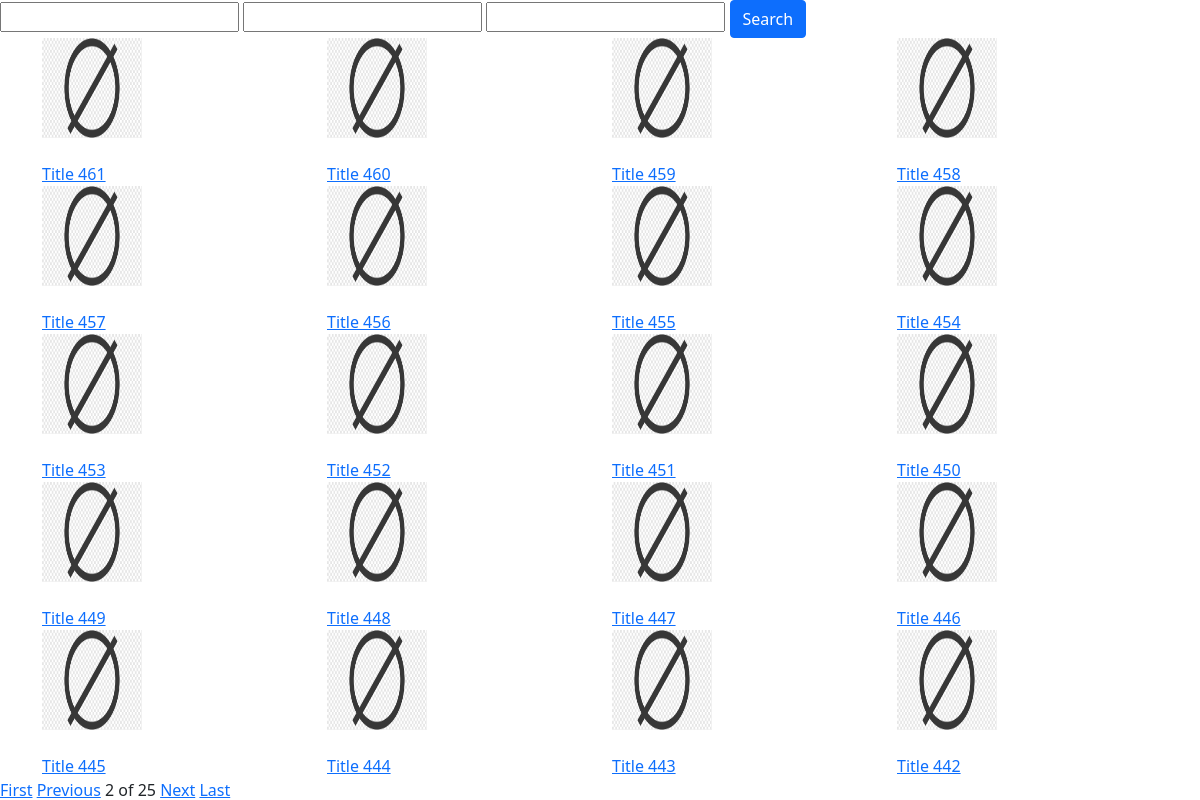
/hotels/hotels?page=2&category=&text=&city=, run on the app's committed database.
### hotels/models.py (models this page shows, shortened)
class Hotel(models.Model):
    title = models.CharField(max_length=128)
    slug = models.SlugField(max_length=128, unique=True, db_index=True)
    image = models.ImageField(upload_to='hotel_images', default='hotel_images/empty.png')
    price = models.IntegerField(default=0)
    created = models.DateTimeField(auto_now_add=True)
    updated = models.DateTimeField(auto_now=True)
    sort_date = models.DateTimeField(auto_now_add=True)
    description = RichTextField()
    author = models.ForeignKey(User, on_delete=models.CASCADE)
    category = models.ForeignKey(Category, on_delete=models.CASCADE)
    state = models.ForeignKey(State, on_delete=models.CASCADE)
    region = models.ForeignKey(Region, on_delete=models.CASCADE)
    city = models.ForeignKey(City, on_delete=models.CASCADE)
    facilities = models.ForeignKey(Facilities, on_delete=models.CASCADE)
    street = models.CharField(max_length=64)
    house = models.CharField(max_length=64)
    adress = models.CharField(max_length=256)
    coord_x = models.FloatField()
    coord_y = models.FloatField()

### hotels/views.py (the view)
# urls.py: path('hotels/', include('hotels.urls')),
def hotels(request):
    if request.method == 'POST':
        form = HotelSearchForm(request.POST)
        if form.is_valid():
            hotels_found = Hotel.objects.filter(
                Q(category__category__icontains=form.data['category']) &
                Q(city__city__icontains=form.data['city']) &
                (Q(description__icontains=form.data['text']) |
                 (Q(title__icontains=form.data['text'])))
            ).order_by('-sort_date')
            p = Paginator(hotels_found, 20)
            page = request.GET.get('page')
            hotels_paginated = p.get_page(page)
            context = {'form': form, 'hotels': hotels_paginated, 'category': form.data['category'],
                       'text': form.data['text'], 'city': form.data['city']}
            return render(request, 'hotels.html', context=context)
    else:
        form = HotelSearchForm()
        category = request.GET.get('category')
        text = request.GET.get('text')
        city = request.GET.get('city')
        category = category if category else ''
        text = text if text else ''
        city = city if city else ''
        p = Paginator(Hotel.objects.filter(
            Q(category__category__icontains=category) &
            Q(city__city__icontains=city) &
            (Q(description__icontains=text) |
             (Q(title__icontains=text)))
        ).order_by('-sort_date'), 20)
        page = request.GET.get('page')
        hotels_paginated = p.get_page(page)
        context = {'form': form, 'hotels': hotels_paginated, 'category': category, 'text': text, 'city': city}
        return render(request, 'hotels.html', context=context)

### hotels/forms.py
class HotelSearchForm(forms.Form):
    category = forms.CharField(required=False)
    city = forms.CharField(required=False)
    text = forms.CharField(required=False)

### hotels/templatetags/tags.py (called while the page is built)
@register.filter
def batch(lst, batch_size):
    limit = ceil(len(lst) / batch_size)
    for i in range(limit):
        yield lst[batch_size * i:batch_size * (i + 1)]

### templates/hotels.html (shortened to what this page needs)
{% extends 'base.html' %}
{% block content %}
<form action="{% url 'hotels:hotels' %}" method="POST">
    {{ form.category }}
    {{ form.text }}
    {{ form.city }}
    <input type="submit" class="btn btn-primary" value="Search" />
</form>
{% load tags %}
<div class="container">
    {% for hotels_batch in hotels|batch:4 %}
    <div class="row">
        {% for hotel in hotels_batch %}
        <div class="col-3">
            <img src="{{ hotel.image.url }}" width="100" height="100" /><br /><br />
            <a href="{% url 'hotels:hotel-detail' hotel.city.city hotel.category.category hotel.slug %}">{{ hotel.title }}</a>
        </div>
        {% endfor %}
    </div>
    {% endfor %}
</div>
<div>
    {% if hotels.has_previous %}
    <a href="?page=1&category={{ category|urlencode }}&text={{ text|urlencode }}&city={{ city|urlencode }}">First</a>
    <a href="?page={{ hotels.previous_page_number }}&category={{ category|urlencode }}&text={{ text|urlencode }}&city={{ city|urlencode }}">Previous</a>
    {% endif %}
    {{ hotels.number }} of {{ hotels.paginator.num_pages }}
    {% if hotels.has_next %}
    <a href="?page={{ hotels.next_page_number }}&category={{ category|urlencode }}&text={{ text|urlencode }}&city={{ city|urlencode }}">Next</a>
    <a href="?page={{ hotels.paginator.num_pages }}&category={{ category|urlencode }}&text={{ text|urlencode }}&city={{ city|urlencode }}">Last</a>
    {% endif %}
</div>
{% endblock %}

### data on the page
Hotel: image (placeholder picture), title "Title 461"
Hotel: image (placeholder picture), title "Title 460"
Hotel: image (placeholder picture), title "Title 459"
Hotel: image (placeholder picture), title "Title 458"
Hotel: image (placeholder picture), title "Title 457"
Hotel: image (placeholder picture), title "Title 456"
Hotel: image (placeholder picture), title "Title 455"
Hotel: image (placeholder picture), title "Title 454"
Hotel: image (placeholder picture), title "Title 453"
Hotel: image (placeholder picture), title "Title 452"
Hotel: image (placeholder picture), title "Title 451"
Hotel: image (placeholder picture), title "Title 450"
Hotel: image (placeholder picture), title "Title 449"
Hotel: image (placeholder picture), title "Title 448"
Hotel: image (placeholder picture), title "Title 447"
Hotel: image (placeholder picture), title "Title 446"
Hotel: image (placeholder picture), title "Title 445"
Hotel: image (placeholder picture), title "Title 444"
Hotel: image (placeholder picture), title "Title 443"
Hotel: image (placeholder picture), title "Title 442"

### other printed values
{{ hotels.number }} "2"
{{ hotels.paginator.num_pages }} "25"
